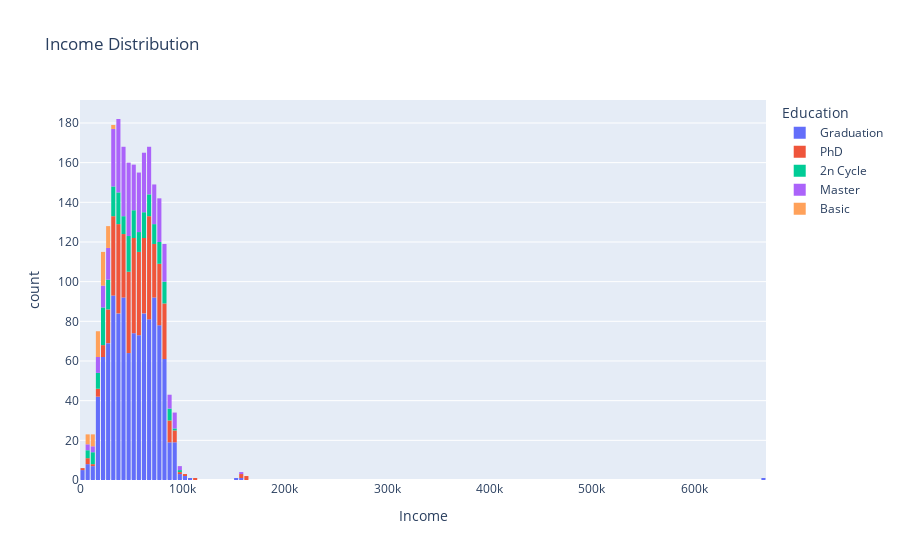

The notebook cell this image was saved under:
### Code cell
income_fig=px.histogram(data,x='Income',color='Education', title='Income Distribution')
income_fig.update_layout(bargap=0.2)
income_fig.show()

### Figure 1 — Plotly figure (JSON) as saved in the notebook; plotly's stock layout.template omitted (floating-point values rounded to 4 significant figures; data arrays with more than 128 entries replaced by an {"elided": "..."} marker saying what was removed)
{"data": [{"alignmentgroup": "True", "bingroup": "x", "hovertemplate": "Education=Graduation<br>Income=%{x}<br>count=%{y}<extra></extra>", "legendgroup": "Graduation", "marker": {"color": "#636efa", "pattern": {"shape": ""}}, "name": "Graduation", "offsetgroup": "Graduation", "orientation": "v", "showlegend": true, "type": "histogram", "x": {"elided": "1127 int values"}, "xaxis": "x", "yaxis": "y"}, {"alignmentgroup": "True", "bingroup": "x", "hovertemplate": "Education=PhD<br>Income=%{x}<br>count=%{y}<extra></extra>", "legendgroup": "PhD", "marker": {"color": "#EF553B", "pattern": {"shape": ""}}, "name": "PhD", "offsetgroup": "PhD", "orientation": "v", "showlegend": true, "type": "histogram", "x": {"elided": "485 int values"}, "xaxis": "x", "yaxis": "y"}, {"alignmentgroup": "True", "bingroup": "x", "hovertemplate": "Education=2n Cycle<br>Income=%{x}<br>count=%{y}<extra></extra>", "legendgroup": "2n Cycle", "marker": {"color": "#00cc96", "pattern": {"shape": ""}}, "name": "2n Cycle", "offsetgroup": "2n Cycle", "orientation": "v", "showlegend": true, "type": "histogram", "x": {"elided": "201 int values"}, "xaxis": "x", "yaxis": "y"}, {"alignmentgroup": "True", "bingroup": "x", "hovertemplate": "Education=Master<br>Income=%{x}<br>count=%{y}<extra></extra>", "legendgroup": "Master", "marker": {"color": "#ab63fa", "pattern": {"shape": ""}}, "name": "Master", "offsetgroup": "Master", "orientation": "v", "showlegend": true, "type": "histogram", "x": {"elided": "370 int values"}, "xaxis": "x", "yaxis": "y"}, {"alignmentgroup": "True", "bingroup": "x", "hovertemplate": "Education=Basic<br>Income=%{x}<br>count=%{y}<extra></extra>", "legendgroup": "Basic", "marker": {"color": "#FFA15A", "pattern": {"shape": ""}}, "name": "Basic", "offsetgroup": "Basic", "orientation": "v", "showlegend": true, "type": "histogram", "x": [18393, 20425, 20425, 24279, 9722, 17256, 15253, 27190, 25707, 26487, 30801, 8940, 15862, 13084, 25965, 9548, 21063, 25224, 17487, 14188, 18746, 18978, 16014, 13724, 24480, 22634, 22634, 22390, 28389, 16581, 26868, 14918, 24882, 24882, 24367, 7500, 7500, 20194, 23724, 23529, 16005, 16185, 15056, 22123, 28249, 28249, 14421, 25443, 14906, 26997, 34445, 15038, 24594, 24594], "xaxis": "x", "yaxis": "y"}], "layout": {"autosize": true, "bargap": 0.2, "barmode": "relative", "legend": {"title": {"text": "Education"}, "tracegroupgap": 0}, "title": {"text": "Income Distribution"}, "xaxis": {"anchor": "y", "autorange": true, "domain": [0, 1], "range": [-0.5, 670000.0], "title": {"text": "Income"}, "type": "linear"}, "yaxis": {"anchor": "x", "autorange": true, "domain": [0, 1], "range": [0, 191.6], "title": {"text": "count"}}}}
